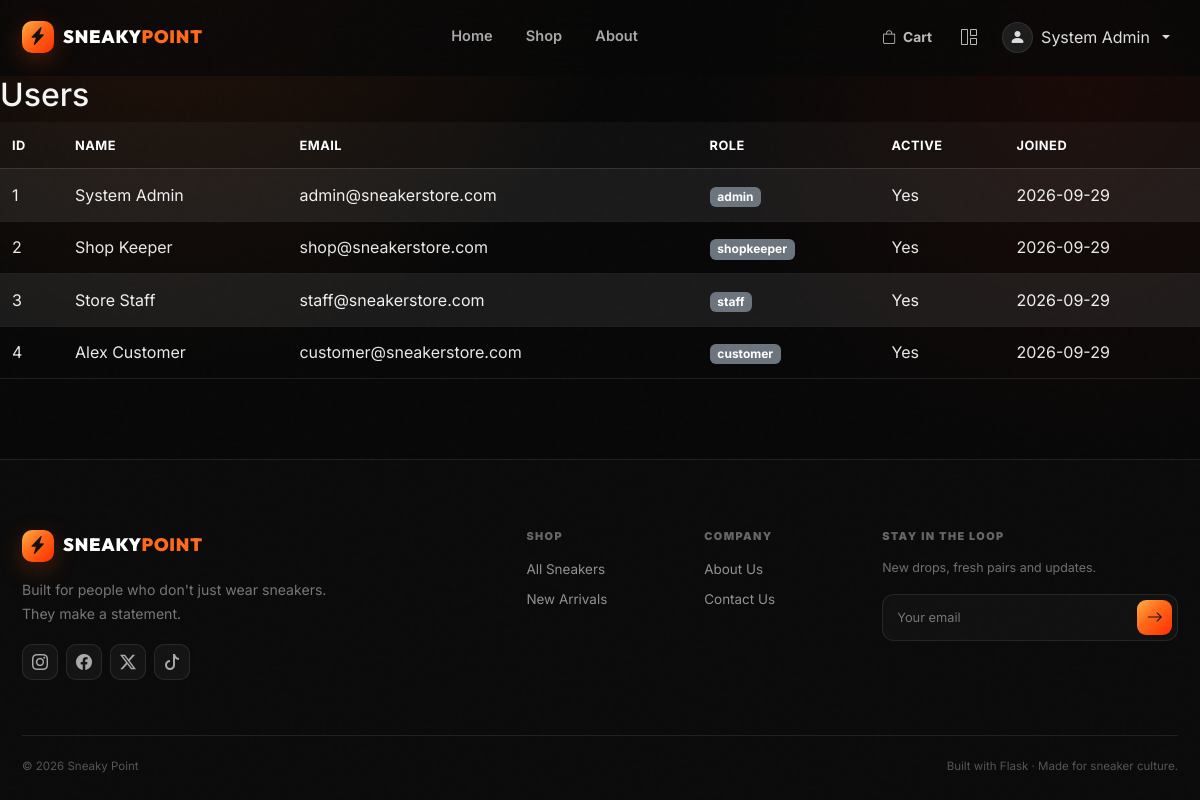
Page /admin/users (signed in) on the committed database.
### backend/models/user.py (models this page shows, shortened)
class User(UserMixin, db.Model):
    __tablename__ = "users"
    id = db.Column(db.Integer, primary_key=True)
    email = db.Column(db.String(120), unique=True, nullable=False, index=True)
    password_hash = db.Column(db.String(256), nullable=False)
    full_name = db.Column(db.String(100), nullable=False)
    role = db.Column(db.String(20), nullable=False, default="customer")
    phone = db.Column(db.String(20))
    address = db.Column(db.Text)
    is_active = db.Column(db.Boolean, default=True)
    created_at = db.Column(db.DateTime, default=datetime.utcnow)
    updated_at = db.Column(db.DateTime, default=datetime.utcnow, onupdate=datetime.utcnow)
    orders = db.relationship("Order", backref="user", lazy="dynamic")
    cart_items = db.relationship("CartItem", backref="user", lazy="dynamic", cascade="all, delete-orphan")
    wishlists = db.relationship("Wishlist", backref="user", lazy="dynamic", cascade="all, delete-orphan")
    def is_staff_or_above(self):
        return self.role in ("staff", "shopkeeper", "admin")

### backend/routes/admin.py (the view)
@admin_bp.route("/users")
@login_required
@role_required("admin")
def manage_users():
    users = User.query.order_by(User.created_at.desc()).all()
    return render_template("admin/users.html", users=users)

### backend/models/user.py (called while the page is built)
@login_manager.user_loader
def load_user(user_id):
    return User.query.get(int(user_id))

### backend/routes/admin.py (called while the page is built)
def role_required(*roles):
    def decorator(f):
        @wraps(f)
        def wrapped(*args, **kwargs):
            if not current_user.is_authenticated or current_user.role not in roles:
                abort(403)
            return f(*args, **kwargs)
        return wrapped
    return decorator

### backend/templates/admin/users.html (shortened to what this page needs)
{% extends "base.html" %}
{% block content %}
<h2>Users</h2>
<table class="table table-striped">
    <thead><tr><th>ID</th><th>Name</th><th>Email</th><th>Role</th><th>Active</th><th>Joined</th></tr></thead>
    <tbody>
        {% for u in users %}
        <tr>
            <td>{{ u.id }}</td>
            <td>{{ u.full_name }}</td>
            <td>{{ u.email }}</td>
            <td><span class="badge bg-secondary">{{ u.role }}</span></td>
            <td>{{ 'Yes' if u.is_active else 'No' }}</td>
            <td>{{ u.created_at.strftime('%Y-%m-%d') }}</td>
        </tr>
        {% endfor %}
    </tbody>
</table>
{% endblock %}

### backend/templates/base.html (shortened to what this page needs)
<!DOCTYPE html>
<html lang="en">
<head>
    <link href="https://cdn.jsdelivr.net/npm/bootstrap@5.3.3/dist/css/bootstrap.min.css" rel="stylesheet">
    <link rel="stylesheet" href="https://cdn.jsdelivr.net/npm/bootstrap-icons@1.11.3/font/bootstrap-icons.min.css">
    <link rel="stylesheet" href="{{ url_for('static', filename='css/style.css') }}">
</head>
<body>
<div class="site-noise"></div>
<nav class="navbar navbar-expand-lg navbar-dark sp-navbar sticky-top" id="mainNav">
    <div class="container py-2">
        <a class="navbar-brand sp-brand" href="{{ url_for('main.index') }}">
            <span class="brand-mark"><i class="bi bi-lightning-charge-fill"></i></span>
            <span>SNEAKY<span class="brand-accent">POINT</span></span>
        </a>
        <div class="collapse navbar-collapse" id="nav">
            <ul class="navbar-nav mx-auto sp-nav-links">
                <li class="nav-item"><a class="nav-link" href="{{ url_for('main.index') }}">Home</a></li>
                <li class="nav-item"><a class="nav-link" href="{{ url_for('products.list_products') }}">Shop</a></li>
                <li class="nav-item"><a class="nav-link" href="{{ url_for('main.about') }}">About</a></li>
            </ul>
            <ul class="navbar-nav align-items-lg-center gap-lg-1">
                <li class="nav-item">
                    <a class="nav-cart-link" href="{{ url_for('cart.view_cart') }}" aria-label="Shopping cart">
                        <i class="bi bi-bag"></i><span>Cart</span>
                    </a>
                </li>
                {% if current_user.is_authenticated %}
                    {% if current_user.is_staff_or_above() %}
                    <li class="nav-item">
                        <a class="nav-icon-link" href="{{ url_for('admin.dashboard') }}" aria-label="Dashboard">
                            <i class="bi bi-grid-1x2"></i>
                        </a>
                    </li>
                    {% endif %}
                    <li class="nav-item dropdown">
                        <a class="nav-user dropdown-toggle" href="#" data-bs-toggle="dropdown" aria-expanded="false">
                            <span class="user-avatar"><i class="bi bi-person-fill"></i></span>
                            <span class="d-none d-lg-inline">{{ current_user.full_name }}</span>
                        </a>
                    </li>
                {% endif %}
            </ul>
        </div>
    </div>
</nav>
<main class="site-main">
    {% block content %}{% endblock %}
</main>
<footer class="sp-footer">
    <div class="container">
        <div class="footer-main">
            <div class="footer-brand">
                <a class="sp-brand mb-3 d-inline-flex" href="{{ url_for('main.index') }}">
                    <span class="brand-mark"><i class="bi bi-lightning-charge-fill"></i></span>
                    <span>SNEAKY<span class="brand-accent">POINT</span></span>
                </a>
                <p>Built for people who don't just wear sneakers. They make a statement.</p>
                <div class="social-row">
                    <a href="#" aria-label="Instagram"><i class="bi bi-instagram"></i></a>
                    <a href="#" aria-label="Facebook"><i class="bi bi-facebook"></i></a>
                    <a href="#" aria-label="Twitter"><i class="bi bi-twitter-x"></i></a>
                    <a href="#" aria-label="TikTok"><i class="bi bi-tiktok"></i></a>
                </div>
            </div>
            <div class="footer-links">
                <div>
                    <h6>SHOP</h6>
                    <a href="{{ url_for('products.list_products') }}">All Sneakers</a>
                    <a href="{{ url_for('products.list_products') }}">New Arrivals</a>
                </div>
                <div>
                    <h6>COMPANY</h6>
                    <a href="{{ url_for('main.about') }}">About Us</a>
                    <a href="{{ url_for('main.contact') }}">Contact Us</a>
                </div>
                <div class="footer-newsletter">
                    <h6>STAY IN THE LOOP</h6>
                    <p>New drops, fresh pairs and updates.</p>
                    <div class="newsletter-box">
                        <input type="email" placeholder="Your email">
                        <button type="button" aria-label="Subscribe"><i class="bi bi-arrow-right"></i></button>
                    </div>
                </div>
            </div>
        </div>
        <div class="footer-bottom">
            <span>© 2026 Sneaky Point</span>
            <span>Built with Flask · Made for sneaker culture.</span>
        </div>
    </div>
</footer>
</body>
</html>

### rows in the picture
User: full_name "System Admin", id "1", email "admin@sneakerstore.com", role "admin", is_active "Yes", created_at "2026-09-29"
User: id "2", full_name "Shop Keeper", email "shop@sneakerstore.com", role "shopkeeper", is_active "Yes", created_at "2026-09-29"
User: id "3", full_name "Store Staff", email "staff@sneakerstore.com", role "staff", is_active "Yes", created_at "2026-09-29"
User: id "4", full_name "Alex Customer", email "customer@sneakerstore.com", role "customer", is_active "Yes", created_at "2026-09-29"
